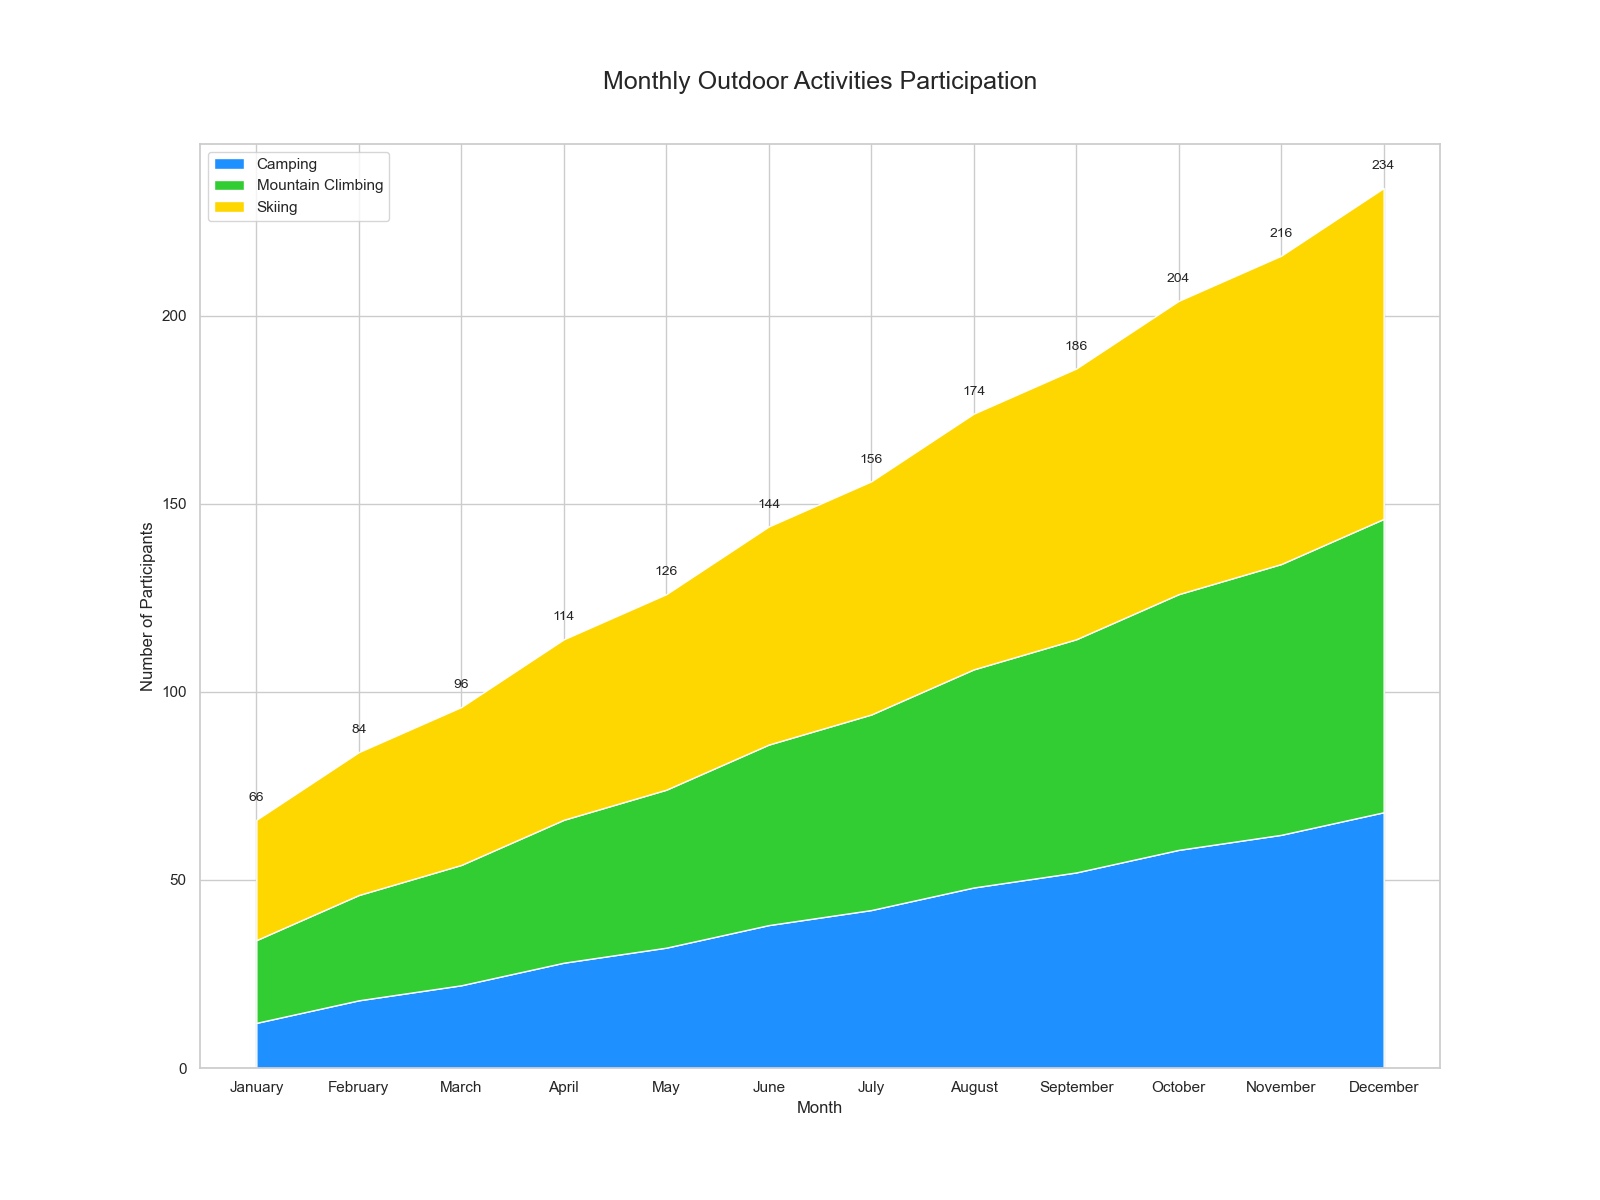

Recreate this plot in Python.

import seaborn as sns
import pandas as pd
import matplotlib.pyplot as plt

# Define the data
data = {
    "Month": ["January", "February", "March", "April", "May", "June", 
              "July", "August", "September", "October", "November", "December"],
    "Camping": [12, 18, 22, 28, 32, 38, 42, 48, 52, 58, 62, 68],
    "Mountain Climbing": [22, 28, 32, 38, 42, 48, 52, 58, 62, 68, 72, 78],
    "Skiing": [32, 38, 42, 48, 52, 58, 62, 68, 72, 78, 82, 88]
}

# Create a DataFrame
df = pd.DataFrame(data)

# Set the index to 'Month'
df.set_index('Month', inplace=True)

# Plot the data
sns.set(style="whitegrid")
plt.figure(figsize=(16, 12))
plt.stackplot(df.index, df["Camping"], df["Mountain Climbing"], df["Skiing"], 
              colors=['#1E90FF', '#32CD32', '#FFD700'], 
              labels=['Camping', 'Mountain Climbing', 'Skiing'])
plt.legend(loc='upper left')
plt.title('Monthly Outdoor Activities Participation', fontsize=18, y=1.05)
plt.xlabel('Month')
plt.ylabel('Number of Participants')

# Adding Annotations/Labels
for i, row in df.iterrows():
    plt.text(i, row.sum() + 5, str(row.sum()), fontsize=10, horizontalalignment='center')

plt.show()
